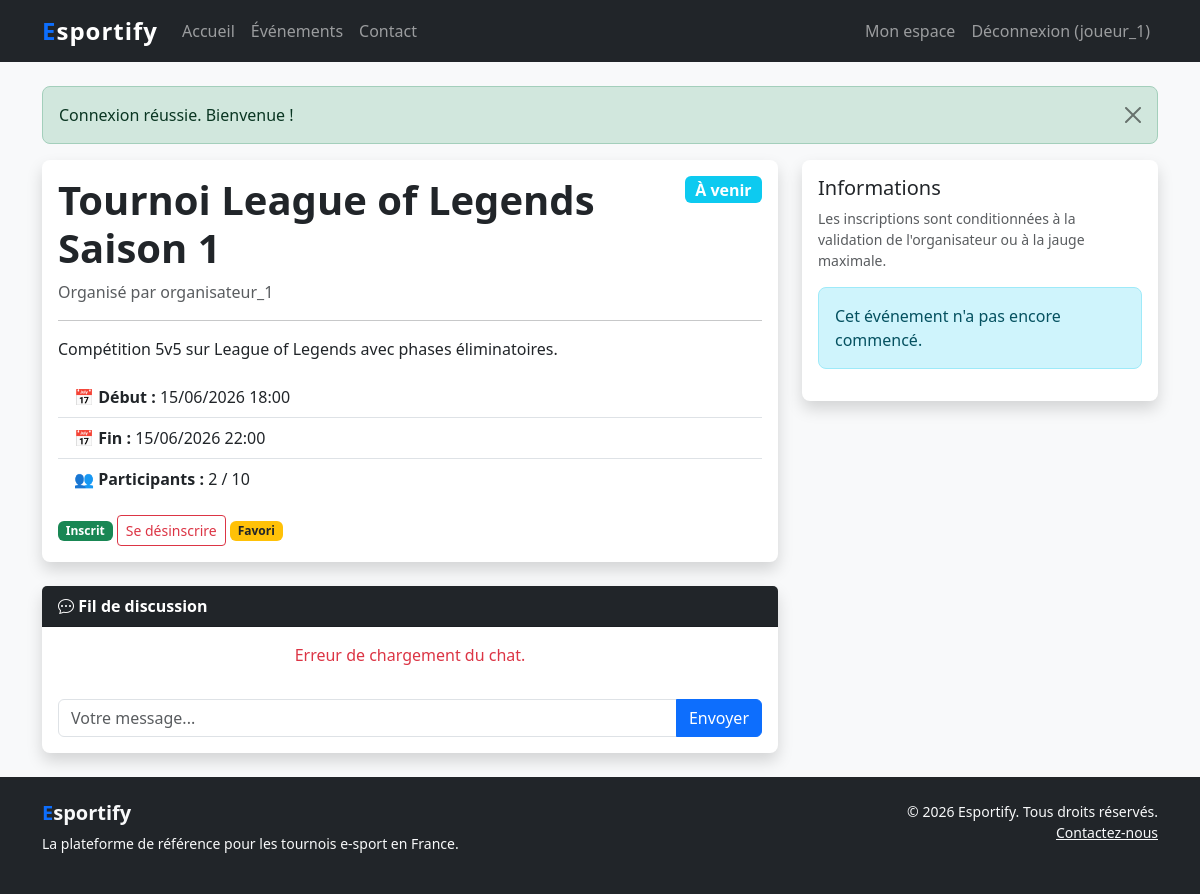
Page /index.php?page=event_detail&id=1 (signed in) on the committed database.
### tables this page shows
CREATE TABLE events (
    id INT AUTO_INCREMENT PRIMARY KEY,
    title VARCHAR(150) NOT NULL,
    description TEXT,
    max_players INT NOT NULL DEFAULT 10,
    start_date DATETIME NOT NULL,
    end_date DATETIME NOT NULL,
    organizer_id INT NOT NULL,
    status ENUM('en_attente', 'valide', 'non_valide', 'suspendu') DEFAULT 'en_attente',
    visible TINYINT(1) DEFAULT 0,
    started TINYINT(1) DEFAULT 0,
    started_at DATETIME NULL,
    created_at DATETIME DEFAULT CURRENT_TIMESTAMP,
    updated_at DATETIME DEFAULT CURRENT_TIMESTAMP ON UPDATE CURRENT_TIMESTAMP,
    FOREIGN KEY (organizer_id) REFERENCES users(id) ON DELETE CASCADE,
    INDEX idx_status (status),
    INDEX idx_visible (visible),
    INDEX idx_start_date (start_date),
    INDEX idx_organizer (organizer_id)
);

CREATE TABLE users (
    id INT AUTO_INCREMENT PRIMARY KEY,
    pseudo VARCHAR(50) NOT NULL UNIQUE,
    email VARCHAR(100) NOT NULL UNIQUE,
    password_hash VARCHAR(255) NOT NULL,
    role ENUM('joueur', 'organisateur', 'administrateur') DEFAULT 'joueur',
    is_active TINYINT(1) DEFAULT 1,
    created_at DATETIME DEFAULT CURRENT_TIMESTAMP,
    updated_at DATETIME DEFAULT CURRENT_TIMESTAMP ON UPDATE CURRENT_TIMESTAMP,
    INDEX idx_role (role),
    INDEX idx_email (email)
);

### pages/event_detail.php (the view, shortened to what this page needs)
<?php
require_once __DIR__ . '/../includes/functions.php';
$eventId = (int)($_GET['id'] ?? 0);
$event = getEventById($pdo, $eventId);
$acceptedCount = countAcceptedRegistrations($pdo, $eventId);
$userRegistered = false;
$userFavorite = false;
$isFinished = strtotime($event['end_date']) < time();
$isOngoing = $event['started'] && !$isFinished;
if (isLoggedIn()) {
    $stmt = $pdo->prepare("SELECT status FROM event_registrations WHERE event_id = :eid AND user_id = :uid LIMIT 1");
    $stmt->execute([':eid' => $eventId, ':uid' => $_SESSION['user_id']]);
    $reg = $stmt->fetch();
    $userRegistered = ($reg && $reg['status'] === 'accepte');
    $stmt = $pdo->prepare("SELECT id FROM favorites WHERE user_id = :uid AND event_id = :eid LIMIT 1");
    $stmt->execute([':uid' => $_SESSION['user_id'], ':eid' => $eventId]);
    $userFavorite = (bool)$stmt->fetch();
}
    ?>
    <?php
require_once __DIR__ . '/../includes/header.php';
?>
<div class="row">
    <div class="col-lg-8">
        <div class="card shadow">
            <div class="card-body">
                <div class="d-flex justify-content-between align-items-start">
                    <h1 class="card-title fw-bold"><?= e($event['title']) ?></h1>
                    <div>
                        <?php if ($isFinished): ?>
                            <span class="badge bg-secondary fs-6">Terminé</span>
                        <?php elseif ($isOngoing): ?>
                            <span class="badge bg-success fs-6">En cours</span>
                        <?php else: ?>
                            <span class="badge bg-info fs-6">À venir</span>
                        <?php endif; ?>
                    </div>
                </div>
                <p class="text-muted">Organisé par <?= e($event['organizer_pseudo']) ?></p>
                <hr>
                <p><?= nl2br(e($event['description'] ?: 'Aucune description.')) ?></p>
                <ul class="list-group list-group-flush">
                    <li class="list-group-item"><strong>📅 Début :</strong> <?= date('d/m/Y H:i', strtotime($event['start_date'])) ?></li>
                    <li class="list-group-item"><strong>📅 Fin :</strong> <?= date('d/m/Y H:i', strtotime($event['end_date'])) ?></li>
                    <li class="list-group-item"><strong>👥 Participants :</strong> <?= (int)$acceptedCount ?> / <?= (int)$event['max_players'] ?></li>
                </ul>
                <?php if (isLoggedIn() && in_array($_SESSION['user_role'] ?? '', ['joueur', 'organisateur', 'administrateur'])): ?>
                    <div class="mt-3">
                        <?php if (!$userRegistered): ?>
                            <a href="index.php?page=profile&action=register&event_id=<?= $eventId ?>&csrf=<?= csrfToken() ?>" class="btn btn-success">S'inscrire</a>
                        <?php else: ?>
                            <span class="badge bg-success">Inscrit</span>
                            <a href="index.php?page=profile&action=unregister&event_id=<?= $eventId ?>&csrf=<?= csrfToken() ?>" class="btn btn-outline-danger btn-sm">Se désinscrire</a>
                        <?php endif; ?>
                        <?php if (!$userFavorite): ?>
                            <a href="index.php?page=profile&action=favorite&event_id=<?= $eventId ?>&csrf=<?= csrfToken() ?>" class="btn btn-outline-warning">⭐ Ajouter aux favoris</a>
                        <?php else: ?>
                            <span class="badge bg-warning text-dark">Favori</span>
                        <?php endif; ?>
                    </div>
                <?php elseif (!isLoggedIn()): ?>
                    <div class="alert alert-info mt-3">Connectez-vous en tant que joueur pour vous inscrire.</div>
                <?php endif; ?>
            </div>
        </div>
        <?php if ($userRegistered): ?>
        <div class="card shadow mt-4" id="chatCard">
            <div class="card-header bg-dark text-white fw-bold">
                <i class="bi bi-chat-dots"></i> Fil de discussion
            </div>
            <div class="card-body">
                <div id="chatMessages" class="mb-3" style="max-height: 300px; overflow-y: auto;">
                </div>
                <form id="chatForm">
                    <div class="input-group">
                        <input type="text" id="chatInput" class="form-control" placeholder="Votre message..." maxlength="2000" required>
                        <button type="submit" class="btn btn-primary">Envoyer</button>
                    </div>
                </form>
            </div>
        </div>
        <?php endif; ?>
    </div>
    <div class="col-lg-4">
        <div class="card shadow">
            <div class="card-body">
                <h5 class="card-title">Informations</h5>
                <p class="small text-muted">Les inscriptions sont conditionnées à la validation de l'organisateur ou à la jauge maximale.</p>
                <?php if ($isFinished): ?>
                    <div class="alert alert-secondary">Cet événement est terminé.</div>
                <?php elseif ($isOngoing): ?>
                    <div class="alert alert-success">Cet événement est en cours !</div>
                <?php else: ?>
                    <div class="alert alert-info">Cet événement n'a pas encore commencé.</div>
                <?php endif; ?>
            </div>
        </div>
    </div>
</div>
<?php require_once __DIR__ . '/../includes/footer.php'; ?>

### assets/css/style.css (style rules this page uses)
:root { --esportify-primary: #0d6efd; --esportify-dark: #212529; --esportify-light: #f8f9fa; --esportify-accent: #6610f2; }
html, body { height: 100%; }
body { display: flex; flex-direction: column; font-family: 'Segoe UI', Tahoma, Geneva, Verdana, sans-serif; background-color: var(--esportify-light); }
.card { border: none; border-radius: 0.5rem; }
.card-title { color: var(--esportify-dark); }
.btn-primary { background-color: var(--esportify-primary); border-color: var(--esportify-primary); }
.alert { border-radius: 0.5rem; }

### rows in the picture
events: title "Tournoi League of Legends Saison 1", organizer.pseudo "organisateur_1", description "Compétition 5v5 sur League of Legends avec phases éliminatoires.", start_date "15/06/2026 18:00", end_date "15/06/2026 22:00", max_players "10"

### other values in the picture
$_SESSION['user_pseudo'] "joueur_1"
$text "Connexion réussie. Bienvenue !"
$acceptedCount "2"
